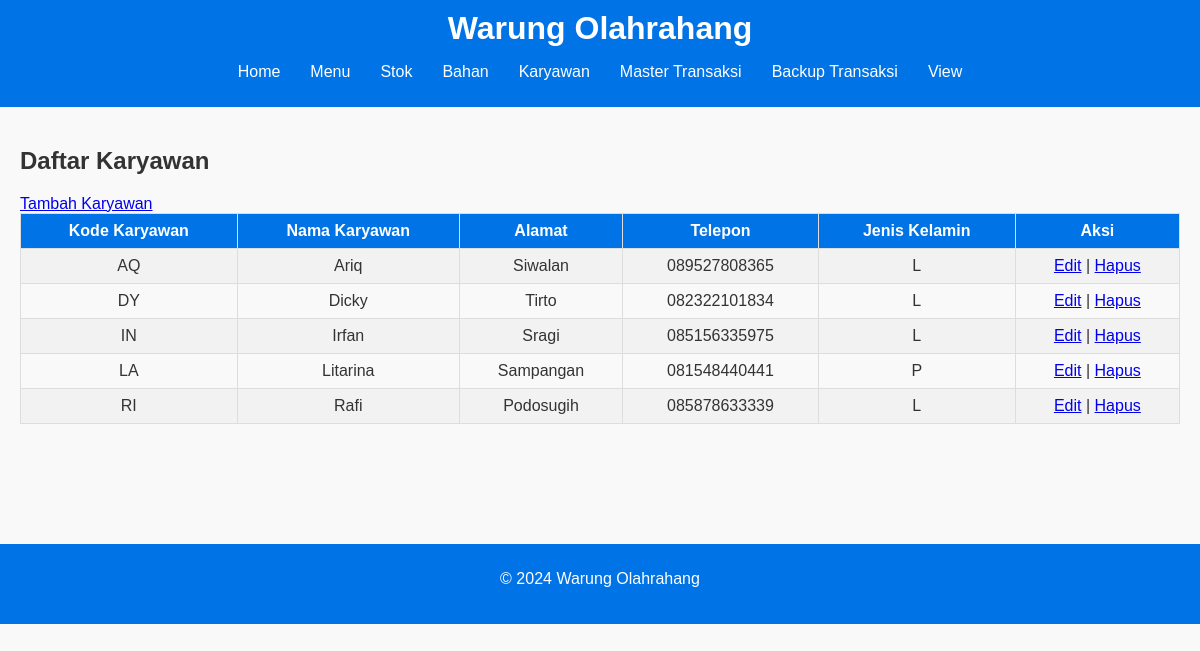
Page /karyawan/index.php on the committed database.
### tables this page shows
CREATE TABLE `karyawan` (
  `kd_kyw` char(10) NOT NULL,
  `nm_kyw` char(30) NOT NULL,
  `almt` char(30) NOT NULL,
  `telp` char(13) NOT NULL,
  `jns_kel` enum('L','P') DEFAULT NULL
);

### karyawan/index.php (the view)
<?php include('../partials/header.php'); ?>
<?php include('../config/database.php'); ?>
<div class="container">
    <h2>Daftar Karyawan</h2>
    <a href="insert.php">Tambah Karyawan</a>
    <table class="data-table">
        <tr>
            <th>Kode Karyawan</th>
            <th>Nama Karyawan</th>
            <th>Alamat</th>
            <th>Telepon</th>
            <th>Jenis Kelamin</th>
            <th>Aksi</th>
        </tr>
        <?php
        $sql = "SELECT * FROM karyawan";
        $result = $conn->query($sql);
        if ($result->num_rows > 0) {
            while($row = $result->fetch_assoc()) {
                echo "<tr>
                        <td>{$row['kd_kyw']}</td>
                        <td>{$row['nm_kyw']}</td>
                        <td>{$row['almt']}</td>
                        <td>{$row['telp']}</td>
                        <td>{$row['jns_kel']}</td>
                        <td>
                            <a href='update.php?kd_kyw={$row['kd_kyw']}'>Edit</a> |
                            <a href='delete.php?kd_kyw={$row['kd_kyw']}' onclick='return confirm(\"Apakah anda yakin ingin menghapus karyawan ini?\");'>Hapus</a>
                        </td>
                      </tr>";
            }
        } else {
            echo "<tr><td colspan='6'>Tidak ada data</td></tr>";
        }
        ?>
    </table>
</div>
<?php include('../partials/footer.php'); ?>

### css/style.css (style rules this page uses)
body { font-family: Arial, sans-serif; margin: 0; padding: 0; background-color: #f9f9f9; color: #333; }
.container { padding: 20px; margin-bottom: 80px; }
.data-table { width: 100%; border-collapse: collapse; margin-bottom: 20px; }
.data-table th, .data-table td { border: 1px solid #ddd; padding: 8px; text-align: center; }
.data-table th { background-color: #0073e6; color: white; }
.data-table tr:nth-child(even) { background-color: #f2f2f2; }

### rows in the picture
karyawan: kd_kyw "AQ", nm_kyw "Ariq", almt "Siwalan", telp "089527808365", jns_kel "L"
karyawan: kd_kyw "DY", nm_kyw "Dicky", almt "Tirto", telp "082322101834", jns_kel "L"
karyawan: kd_kyw "IN", nm_kyw "Irfan", almt "Sragi", telp "085156335975", jns_kel "L"
karyawan: kd_kyw "LA", nm_kyw "Litarina", almt "Sampangan", telp "081548440441", jns_kel "P"
karyawan: kd_kyw "RI", nm_kyw "Rafi", almt "Podosugih", telp "085878633339", jns_kel "L"
